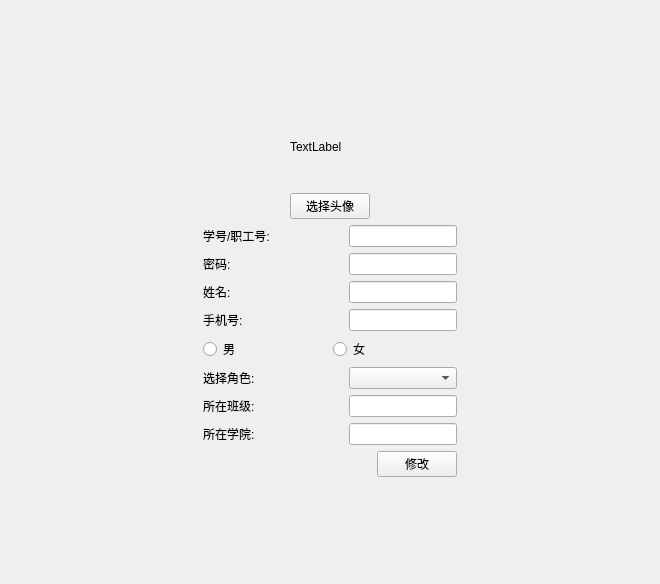
<?xml version="1.0" encoding="UTF-8"?>
<ui version="4.0">
 <class>AdminPerson</class>
 <widget class="QWidget" name="AdminPerson">
  <property name="geometry">
   <rect>
    <x>0</x>
    <y>0</y>
    <width>660</width>
    <height>584</height>
   </rect>
  </property>
  <property name="windowTitle">
   <string>Form</string>
  </property>
  <layout class="QGridLayout" name="gridLayout_11">
   <item row="0" column="1">
    <spacer name="verticalSpacer">
     <property name="orientation">
      <enum>Qt::Vertical</enum>
     </property>
     <property name="sizeHint" stdset="0">
      <size>
       <width>20</width>
       <height>69</height>
      </size>
     </property>
    </spacer>
   </item>
   <item row="1" column="0">
    <spacer name="horizontalSpacer_4">
     <property name="orientation">
      <enum>Qt::Horizontal</enum>
     </property>
     <property name="sizeHint" stdset="0">
      <size>
       <width>155</width>
       <height>20</height>
      </size>
     </property>
    </spacer>
   </item>
   <item row="1" column="1">
    <widget class="QWidget" name="widget" native="true">
     <property name="maximumSize">
      <size>
       <width>400</width>
       <height>16777215</height>
      </size>
     </property>
     <layout class="QGridLayout" name="gridLayout_10">
      <item row="7" column="0">
       <layout class="QGridLayout" name="gridLayout_5">
        <item row="0" column="0">
         <widget class="QLabel" name="label_5">
          <property name="minimumSize">
           <size>
            <width>140</width>
            <height>0</height>
           </size>
          </property>
          <property name="maximumSize">
           <size>
            <width>140</width>
            <height>16777215</height>
           </size>
          </property>
          <property name="text">
           <string>所在班级:</string>
          </property>
         </widget>
        </item>
        <item row="0" column="1">
         <widget class="QLineEdit" name="le_readerClassID">
          <property name="sizePolicy">
           <sizepolicy hsizetype="Preferred" vsizetype="Fixed">
            <horstretch>0</horstretch>
            <verstretch>0</verstretch>
           </sizepolicy>
          </property>
         </widget>
        </item>
       </layout>
      </item>
      <item row="4" column="0">
       <layout class="QGridLayout" name="gridLayout_4">
        <item row="0" column="0">
         <widget class="QLabel" name="label_4">
          <property name="minimumSize">
           <size>
            <width>140</width>
            <height>0</height>
           </size>
          </property>
          <property name="maximumSize">
           <size>
            <width>140</width>
            <height>16777215</height>
           </size>
          </property>
          <property name="text">
           <string>手机号:</string>
          </property>
         </widget>
        </item>
        <item row="0" column="1">
         <widget class="QLineEdit" name="le_readerPhone">
          <property name="sizePolicy">
           <sizepolicy hsizetype="Preferred" vsizetype="Fixed">
            <horstretch>0</horstretch>
            <verstretch>0</verstretch>
           </sizepolicy>
          </property>
         </widget>
        </item>
       </layout>
      </item>
      <item row="8" column="0">
       <layout class="QGridLayout" name="gridLayout_6">
        <item row="0" column="0">
         <widget class="QLabel" name="label_6">
          <property name="minimumSize">
           <size>
            <width>140</width>
            <height>0</height>
           </size>
          </property>
          <property name="maximumSize">
           <size>
            <width>140</width>
            <height>16777215</height>
           </size>
          </property>
          <property name="text">
           <string>所在学院:</string>
          </property>
         </widget>
        </item>
        <item row="0" column="1">
         <widget class="QLineEdit" name="le_readerCollege">
          <property name="sizePolicy">
           <sizepolicy hsizetype="Preferred" vsizetype="Fixed">
            <horstretch>0</horstretch>
            <verstretch>0</verstretch>
           </sizepolicy>
          </property>
         </widget>
        </item>
       </layout>
      </item>
      <item row="3" column="0">
       <layout class="QGridLayout" name="gridLayout_3">
        <item row="0" column="0">
         <widget class="QLabel" name="label_3">
          <property name="minimumSize">
           <size>
            <width>140</width>
            <height>0</height>
           </size>
          </property>
          <property name="maximumSize">
           <size>
            <width>140</width>
            <height>16777215</height>
           </size>
          </property>
          <property name="text">
           <string>姓名:</string>
          </property>
         </widget>
        </item>
        <item row="0" column="1">
         <widget class="QLineEdit" name="le_readerName">
          <property name="sizePolicy">
           <sizepolicy hsizetype="Preferred" vsizetype="Fixed">
            <horstretch>0</horstretch>
            <verstretch>0</verstretch>
           </sizepolicy>
          </property>
         </widget>
        </item>
       </layout>
      </item>
      <item row="5" column="0">
       <layout class="QGridLayout" name="gridLayout_8">
        <item row="0" column="0">
         <widget class="QRadioButton" name="rb_man">
          <property name="text">
           <string>男</string>
          </property>
         </widget>
        </item>
        <item row="0" column="1">
         <widget class="QRadioButton" name="rb_women">
          <property name="text">
           <string>女</string>
          </property>
         </widget>
        </item>
       </layout>
      </item>
      <item row="0" column="0">
       <layout class="QGridLayout" name="gridLayout_7">
        <item row="0" column="1">
         <widget class="QLabel" name="l_Touxiang">
          <property name="minimumSize">
           <size>
            <width>80</width>
            <height>80</height>
           </size>
          </property>
          <property name="maximumSize">
           <size>
            <width>80</width>
            <height>80</height>
           </size>
          </property>
          <property name="text">
           <string>TextLabel</string>
          </property>
         </widget>
        </item>
        <item row="1" column="1">
         <widget class="QPushButton" name="pushButton">
          <property name="text">
           <string>选择头像</string>
          </property>
         </widget>
        </item>
        <item row="0" column="0">
         <spacer name="horizontalSpacer">
          <property name="orientation">
           <enum>Qt::Horizontal</enum>
          </property>
          <property name="sizeHint" stdset="0">
           <size>
            <width>40</width>
            <height>20</height>
           </size>
          </property>
         </spacer>
        </item>
        <item row="0" column="2">
         <spacer name="horizontalSpacer_2">
          <property name="orientation">
           <enum>Qt::Horizontal</enum>
          </property>
          <property name="sizeHint" stdset="0">
           <size>
            <width>40</width>
            <height>20</height>
           </size>
          </property>
         </spacer>
        </item>
       </layout>
      </item>
      <item row="1" column="0">
       <layout class="QGridLayout" name="gridLayout">
        <item row="0" column="0">
         <widget class="QLabel" name="label">
          <property name="minimumSize">
           <size>
            <width>140</width>
            <height>0</height>
           </size>
          </property>
          <property name="maximumSize">
           <size>
            <width>140</width>
            <height>16777215</height>
           </size>
          </property>
          <property name="text">
           <string>学号/职工号:</string>
          </property>
         </widget>
        </item>
        <item row="0" column="1">
         <widget class="QLineEdit" name="le_readerID">
          <property name="sizePolicy">
           <sizepolicy hsizetype="Preferred" vsizetype="Fixed">
            <horstretch>0</horstretch>
            <verstretch>0</verstretch>
           </sizepolicy>
          </property>
         </widget>
        </item>
       </layout>
      </item>
      <item row="2" column="0">
       <layout class="QGridLayout" name="gridLayout_2">
        <item row="0" column="0">
         <widget class="QLabel" name="label_2">
          <property name="minimumSize">
           <size>
            <width>140</width>
            <height>0</height>
           </size>
          </property>
          <property name="maximumSize">
           <size>
            <width>140</width>
            <height>16777215</height>
           </size>
          </property>
          <property name="text">
           <string>密码:</string>
          </property>
         </widget>
        </item>
        <item row="0" column="1">
         <widget class="QLineEdit" name="le_readerPwd">
          <property name="sizePolicy">
           <sizepolicy hsizetype="Preferred" vsizetype="Fixed">
            <horstretch>0</horstretch>
            <verstretch>0</verstretch>
           </sizepolicy>
          </property>
         </widget>
        </item>
       </layout>
      </item>
      <item row="9" column="0">
       <layout class="QGridLayout" name="gridLayout_14">
        <item row="0" column="1">
         <widget class="QPushButton" name="pb_LookReaderInfo">
          <property name="text">
           <string>修改</string>
          </property>
         </widget>
        </item>
        <item row="0" column="0">
         <spacer name="horizontalSpacer_3">
          <property name="orientation">
           <enum>Qt::Horizontal</enum>
          </property>
          <property name="sizeHint" stdset="0">
           <size>
            <width>40</width>
            <height>20</height>
           </size>
          </property>
         </spacer>
        </item>
       </layout>
      </item>
      <item row="6" column="0">
       <layout class="QGridLayout" name="gridLayout_9">
        <item row="0" column="0">
         <widget class="QLabel" name="label_8">
          <property name="minimumSize">
           <size>
            <width>140</width>
            <height>0</height>
           </size>
          </property>
          <property name="maximumSize">
           <size>
            <width>140</width>
            <height>16777215</height>
           </size>
          </property>
          <property name="text">
           <string>选择角色:</string>
          </property>
         </widget>
        </item>
        <item row="0" column="1">
         <widget class="QComboBox" name="comboBox">
          <property name="sizePolicy">
           <sizepolicy hsizetype="Preferred" vsizetype="Fixed">
            <horstretch>0</horstretch>
            <verstretch>0</verstretch>
           </sizepolicy>
          </property>
         </widget>
        </item>
       </layout>
      </item>
     </layout>
    </widget>
   </item>
   <item row="1" column="2">
    <spacer name="horizontalSpacer_5">
     <property name="orientation">
      <enum>Qt::Horizontal</enum>
     </property>
     <property name="sizeHint" stdset="0">
      <size>
       <width>155</width>
       <height>20</height>
      </size>
     </property>
    </spacer>
   </item>
   <item row="2" column="1">
    <spacer name="verticalSpacer_2">
     <property name="orientation">
      <enum>Qt::Vertical</enum>
     </property>
     <property name="sizeHint" stdset="0">
      <size>
       <width>20</width>
       <height>69</height>
      </size>
     </property>
    </spacer>
   </item>
  </layout>
 </widget>
 <resources/>
 <connections/>
</ui>
